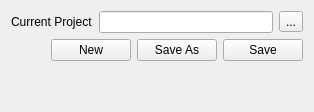
      <widget class="QWidget" name="project_tab">
       <attribute name="title">
        <string>Project</string>
       </attribute>
       <layout class="QGridLayout" name="gridLayout_5">
        <item row="2" column="0">
         <spacer name="verticalSpacer_2">
          <property name="orientation">
           <enum>Qt::Vertical</enum>
          </property>
          <property name="sizeHint" stdset="0">
           <size>
            <width>20</width>
            <height>40</height>
           </size>
          </property>
         </spacer>
        </item>
        <item row="0" column="0">
         <layout class="QHBoxLayout" name="horizontalLayout_21">
          <item>
           <widget class="QLabel" name="label">
            <property name="text">
             <string>Current Project</string>
            </property>
           </widget>
          </item>
          <item>
           <widget class="QLineEdit" name="projectName_lineEdit"/>
          </item>
          <item>
           <widget class="QToolButton" name="selectProject_TButton">
            <property name="text">
             <string>...</string>
            </property>
           </widget>
          </item>
         </layout>
        </item>
        <item row="1" column="0">
         <layout class="QHBoxLayout" name="horizontalLayout_23">
          <item>
           <spacer name="horizontalSpacer_7">
            <property name="orientation">
             <enum>Qt::Horizontal</enum>
            </property>
            <property name="sizeHint" stdset="0">
             <size>
              <width>40</width>
              <height>20</height>
             </size>
            </property>
           </spacer>
          </item>
          <item>
           <widget class="QPushButton" name="newProject_PButton">
            <property name="text">
             <string>New</string>
            </property>
           </widget>
          </item>
          <item>
           <widget class="QPushButton" name="saveAsProject_PButton">
            <property name="text">
             <string>Save As</string>
            </property>
           </widget>
          </item>
          <item>
           <widget class="QPushButton" name="saveProject_PButton">
            <property name="text">
             <string>Save</string>
            </property>
           </widget>
          </item>
         </layout>
        </item>
       </layout>
      </widget>
